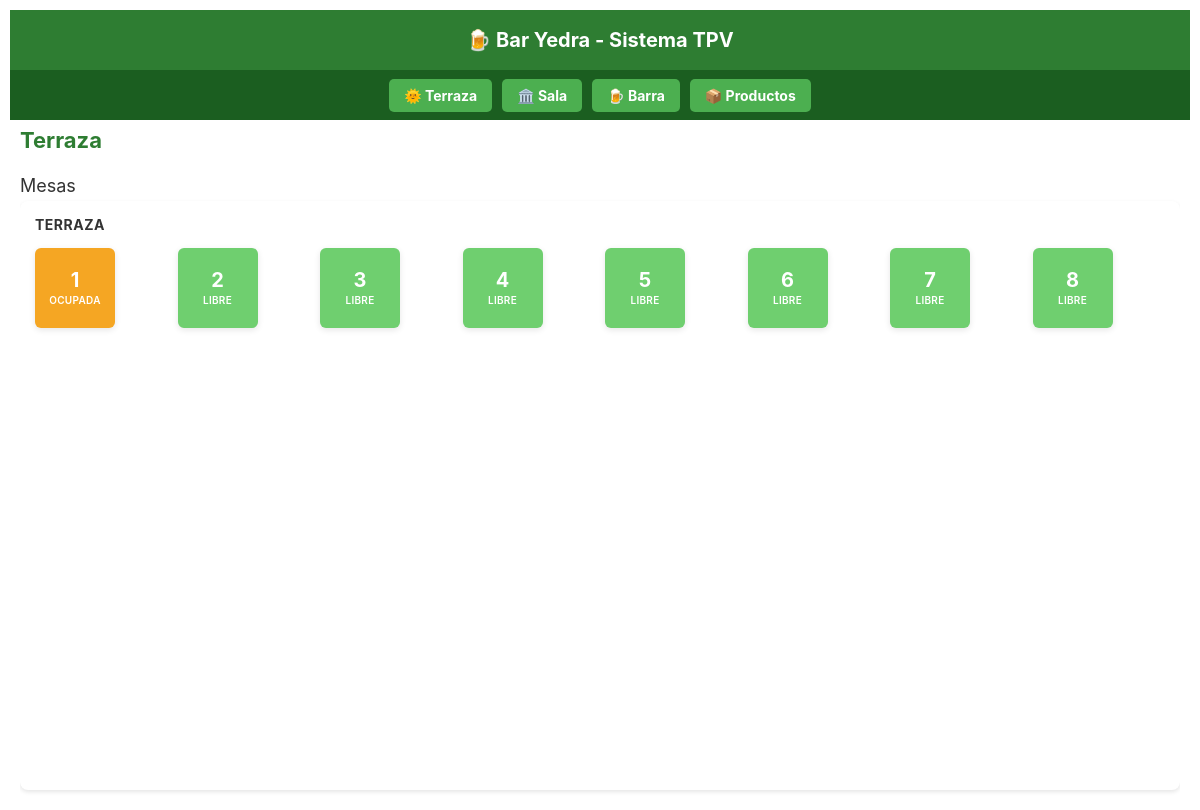
The app's page /terraza with its own data.
### models.py (models this page shows, shortened)
class Mesa(db.Model):
    __tablename__ = 'mesa'
    id = db.Column(db.Integer, primary_key=True)
    numero = db.Column(db.Integer, nullable=False)
    zona = db.Column(db.String(50), nullable=False)  # Terraza, Sala, Barra
    estado = db.Column(db.String(20), default='libre')  # libre, ocupada, pagada
    pedidos = db.relationship('Pedido', backref='mesa', lazy=True)

### app.py (the view)
@app.route('/terraza')
def terraza():
    mesas = Mesa.query.filter_by(zona='Terraza').order_by(Mesa.numero).all()
    return render_template('terraza.html', mesas=mesas)

### templates/terraza.html (shortened to what this page needs)
{% extends "base_tpv.html" %}
{% block content %}
<div class="page-wrapper">
    <div class="products-header">
        <h2>Terraza</h2>
    </div>
    <h3>Mesas</h3>
    <div class="section">
        <div class="section-title">TERRAZA</div>
        <div class="mesas-grid">
            {% for mesa in mesas %}
                <div class="mesa-card {{ mesa.estado }}" onclick="window.location.href='/mesa/{{ mesa.id }}'">
                    <div class="mesa-numero">{{ mesa.numero }}</div>
                    <div class="mesa-estado">
                        {% if mesa.estado == 'libre' %}
                            LIBRE
                        {% elif mesa.estado == 'ocupada' %}
                            OCUPADA
                        {% else %}
                            PAGADA
                        {% endif %}
                    </div>
                </div>
            {% endfor %}
        </div>
    </div>
</div>
{% endblock %}

### templates/base_tpv.html (shortened to what this page needs)
<!DOCTYPE html>
<html lang="es">
<head>
</head>
<body>
    <div class="header">
        <h1>🍺 Bar Yedra - Sistema TPV</h1>
    </div>
    <div class="nav">
        <a href="/terraza">🌞 Terraza</a>
        <a href="/sala">🏛️ Sala</a>
        <a href="/barra">🍺 Barra</a>
        <a href="/products">📦 Productos</a>
    </div>
    <div class="container">
        {% block content %}{% endblock %}
    </div>
</body>
</html>

### templates/base_tpv.html (style rules this page uses)
* { margin: 0; padding: 0; box-sizing: border-box; }
body { font-family: Arial, sans-serif; background: #f5f5f5; color: #333; height: 100vh; max-height: 1024px; overflow: hidden; }
.header { background: #2e7d32; color: white; padding: 10px; text-align: center; height: 60px; display: flex; align-items: center; justify-content: center; }
.header h1 { margin: 0; font-size: 20px; }
.nav { background: #1b5e20; padding: 8px; text-align: center; height: 50px; display: flex; align-items: center; justify-content: center; }
.nav a { color: white; text-decoration: none; padding: 8px 15px; margin: 0 5px; background: #4caf50; border-radius: 5px; font-weight: bold; font-size: 14px; }
.container { max-width: 1200px; margin: 0 auto; padding: 0 10px; height: calc(100vh - 110px); max-height: 914px; overflow-y: auto; }

### templates/terraza.html (style rules this page uses)
body { background-color: #ffffff; margin: 0; padding: 10px; font-family: -apple-system, BlinkMacSystemFont, 'Segoe UI', Roboto, sans-serif; height: 100vh; max-height: 1024px; overflow: hidden; }
.page-wrapper { height: calc(100vh - 120px); max-height: 904px; overflow: hidden; display: flex; flex-direction: column; }
.section { background: white; border-radius: 8px; padding: 15px; margin-bottom: 10px; box-shadow: 0 2px 4px rgba(0,0,0,0.1); flex: 1; overflow: hidden; }
.section-title { color: #333; font-size: 14px; font-weight: bold; margin-bottom: 15px; text-transform: uppercase; letter-spacing: 0.5px; }
.mesas-grid { display: grid; grid-template-columns: repeat(8, 1fr); gap: 10px; height: calc(100% - 35px); align-content: start; }
.mesa-card { background: #6FCF6F; border: none; border-radius: 6px; padding: 10px; text-align: center; cursor: pointer; transition: all 0.3s ease; aspect-ratio: 1; display: flex; flex-direction: column; justify-content: center; align-items: center; height: 80px; box-shadow: 0 2px 6px rgba(0,0,0,0.1); }
.mesa-card.ocupada { background: #F5A623; }
.mesa-numero { color: white; font-size: 20px; font-weight: bold; margin-bottom: 4px; line-height: 1; }
.mesa-estado { color: white; font-size: 10px; font-weight: 600; text-transform: uppercase; letter-spacing: 0.3px; }
.products-header { display: flex; justify-content: space-between; align-items: center; margin-bottom: 10px; height: 40px; }
.products-header h2 { color: #2e7d32; font-size: 22px; margin: 0; font-weight: bold; }
h3 { color: #333; font-size: 18px; margin: 5px 0; font-weight: normal; }

### records on screen
Mesa: numero "1", estado "OCUPADA"
Mesa: numero "2", estado "LIBRE"
Mesa: numero "3", estado "LIBRE"
Mesa: numero "4", estado "LIBRE"
Mesa: numero "5", estado "LIBRE"
Mesa: numero "6", estado "LIBRE"
Mesa: numero "7", estado "LIBRE"
Mesa: numero "8", estado "LIBRE"
